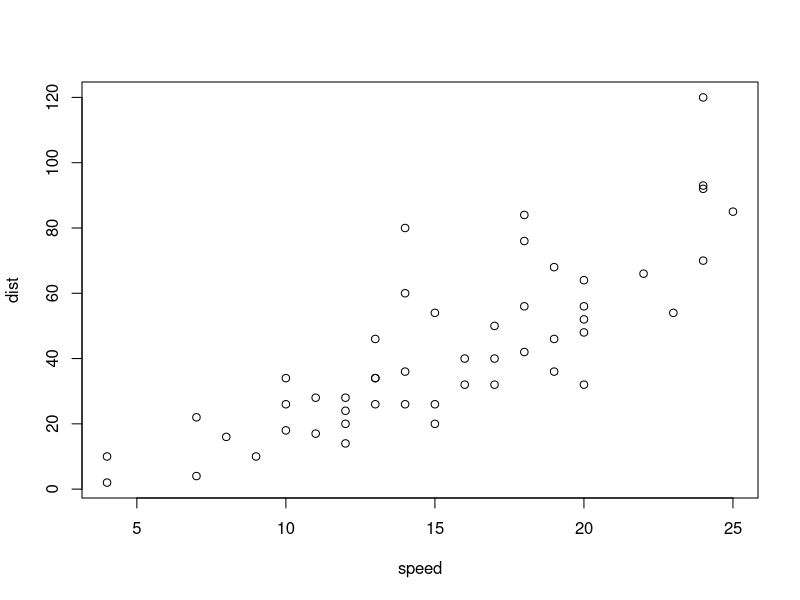
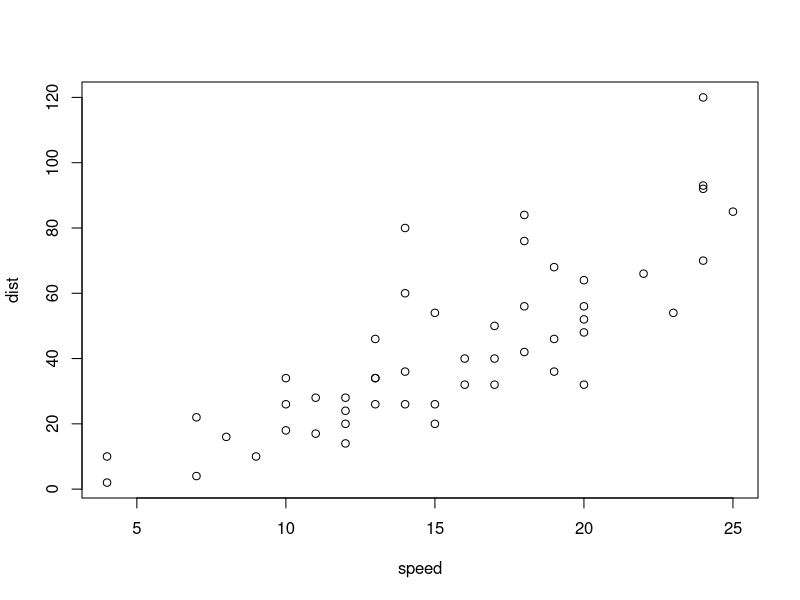
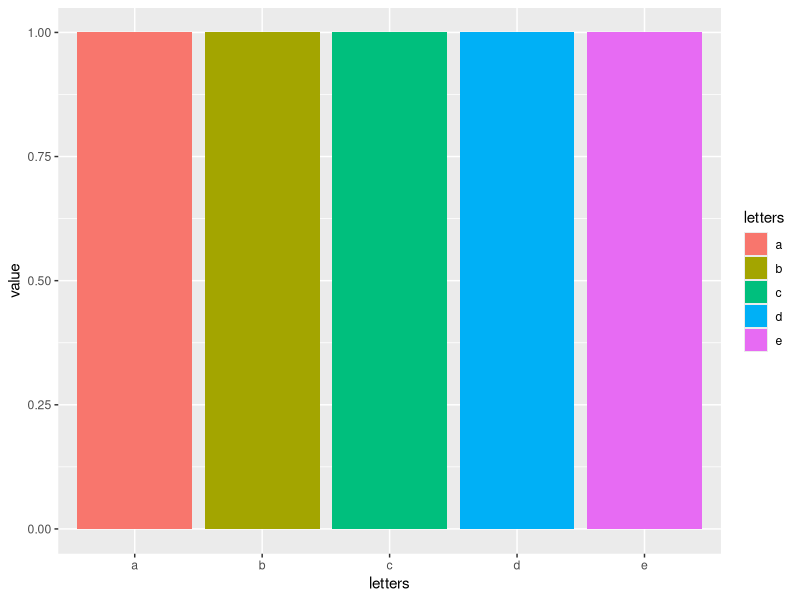
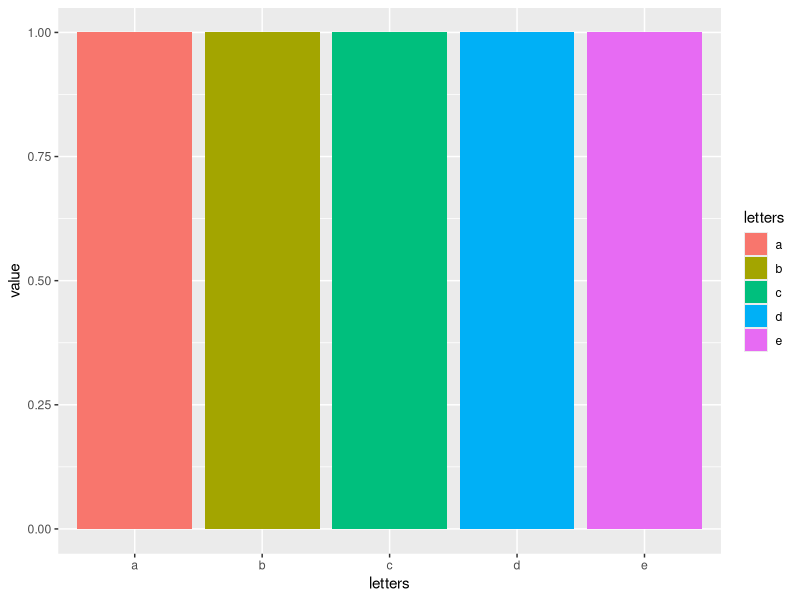
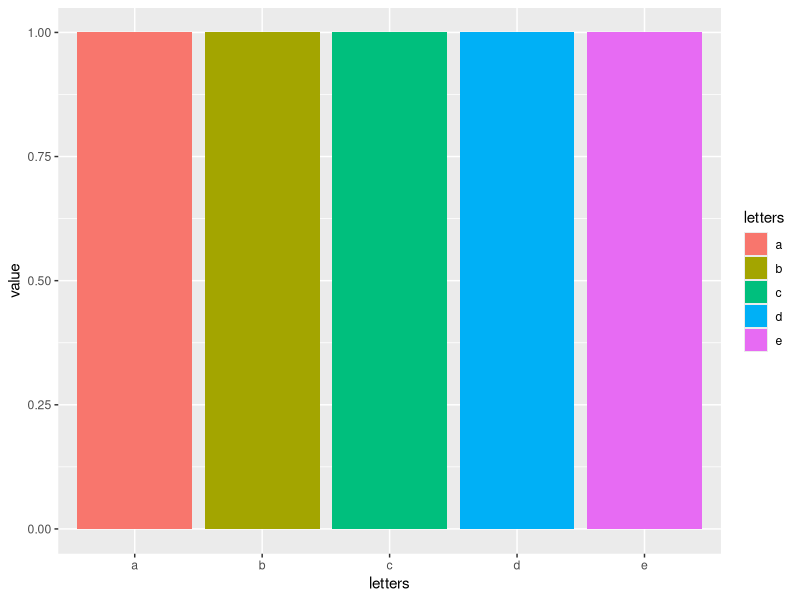
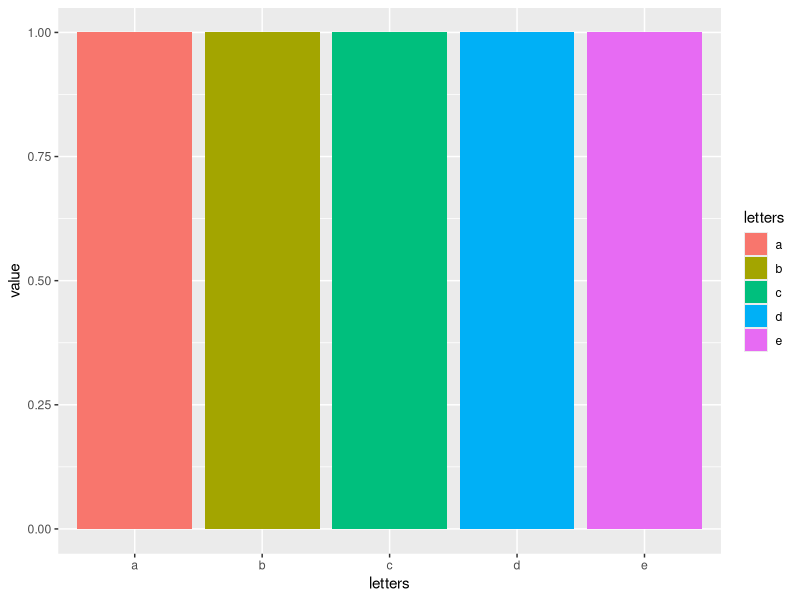

Generate these figures, in order, with R:
## ---- chunk 1
library(knitr)
hook_chunk = knit_hooks$get('chunk')
knit_hooks$set(chunk = function(x, options) {
  if (!is.null(options$echo_opts)) {
    return(paste0("```` ```{r ", options$params.src, "} ````", x, "```` ``` ````"))
  } else {
    return(hook_chunk(x, options)) # pass to default hook
  }
  })

opts_knit$set(eval.after = 'fig.cap')
## ---- chunk 2
library(tidyverse)
## ---- chunk 3
head(cars)
## ---- chunk 4
head(cars)
## ---- chunk 5
plot(cars)
## ---- chunk 6
plot(cars)
## ---- chunk 7
library(ggplot2)
df <- data.frame(letters = letters[1:5], value = 1)

ggplot(df, aes(letters, value, fill = letters)) +
 geom_bar(stat = "identity")

## ---- chunk 8
library(ggplot2)
df <- data.frame(letters = letters[1:5], value = 1)

ggplot(df, aes(letters, value, fill = letters)) +
 geom_bar(stat = "identity")

## ---- chunk 9
library(ggplot2)
df <- data.frame(letters = letters[1:5], value = 1)

ggplot(df, aes(letters, value, fill = letters)) +
 geom_bar(stat = "identity")

## ---- chunk 10
df <- data.frame(letters = letters[1:5], value = 1)

ggplot(df, aes(letters, value, fill = letters)) +
 geom_bar(stat = "identity")
